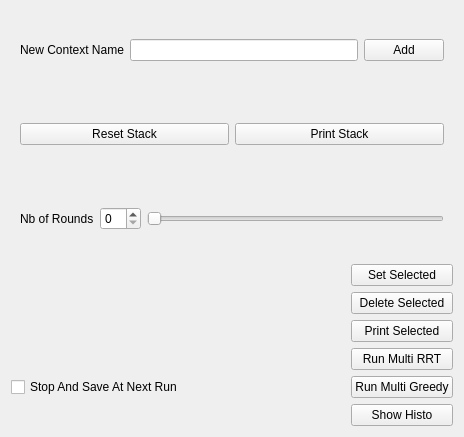
         <widget class="QWidget" name="scrollAreaWidgetContents_2">
          <property name="geometry">
           <rect>
            <x>0</x>
            <y>0</y>
            <width>464</width>
            <height>437</height>
           </rect>
          </property>
          <layout class="QVBoxLayout" name="verticalLayout_35">
           <item>
            <widget class="QWidget" name="widget_4" native="true">
             <property name="sizePolicy">
              <sizepolicy hsizetype="MinimumExpanding" vsizetype="Preferred">
               <horstretch>0</horstretch>
               <verstretch>0</verstretch>
              </sizepolicy>
             </property>
             <layout class="QHBoxLayout" name="horizontalLayout_5">
              <item>
               <widget class="QLabel" name="label_17">
                <property name="text">
                 <string>New Context Name</string>
                </property>
               </widget>
              </item>
              <item>
               <widget class="QLineEdit" name="lineEditContext"/>
              </item>
              <item>
               <widget class="QPushButton" name="pushButtonSaveContext">
                <property name="text">
                 <string>Add</string>
                </property>
               </widget>
              </item>
             </layout>
            </widget>
           </item>
           <item>
            <widget class="QWidget" name="widget_5" native="true">
             <property name="sizePolicy">
              <sizepolicy hsizetype="MinimumExpanding" vsizetype="Preferred">
               <horstretch>0</horstretch>
               <verstretch>0</verstretch>
              </sizepolicy>
             </property>
             <layout class="QHBoxLayout" name="horizontalLayout_6">
              <item>
               <widget class="QPushButton" name="pushButtonResetContext">
                <property name="text">
                 <string>Reset Stack</string>
                </property>
               </widget>
              </item>
              <item>
               <widget class="QPushButton" name="pushButtonPrintAllContext">
                <property name="text">
                 <string>Print Stack</string>
                </property>
               </widget>
              </item>
             </layout>
            </widget>
           </item>
           <item>
            <layout class="QVBoxLayout" name="multiRunLayout">
             <property name="sizeConstraint">
              <enum>QLayout::SetDefaultConstraint</enum>
             </property>
            </layout>
           </item>
           <item>
            <widget class="QWidget" name="widget_24" native="true">
             <layout class="QGridLayout" name="gridLayout_45">
              <item row="0" column="0">
               <widget class="QLabel" name="label_18">
                <property name="text">
                 <string>Nb of Rounds</string>
                </property>
               </widget>
              </item>
              <item row="0" column="1">
               <widget class="QSpinBox" name="spinBoxNbMutliRun"/>
              </item>
              <item row="0" column="2">
               <widget class="QSlider" name="horizontalSliderNbMutliRun">
                <property name="orientation">
                 <enum>Qt::Horizontal</enum>
                </property>
               </widget>
              </item>
             </layout>
            </widget>
           </item>
           <item>
            <layout class="QGridLayout" name="gridLayout_7">
             <item row="5" column="1">
              <widget class="QPushButton" name="pushButtonRunAllRRT">
               <property name="text">
                <string>Run Multi RRT</string>
               </property>
              </widget>
             </item>
             <item row="6" column="1">
              <widget class="QPushButton" name="pushButtonRunAllGreedy">
               <property name="text">
                <string>Run Multi Greedy</string>
               </property>
              </widget>
             </item>
             <item row="8" column="1">
              <widget class="QPushButton" name="pushButtonShowHisto">
               <property name="text">
                <string>Show Histo</string>
               </property>
              </widget>
             </item>
             <item row="6" column="0">
              <widget class="QCheckBox" name="checkBoxStopMultiRun">
               <property name="text">
                <string>Stop And Save At Next Run</string>
               </property>
              </widget>
             </item>
             <item row="5" column="0">
              <spacer name="horizontalSpacer_28">
               <property name="orientation">
                <enum>Qt::Horizontal</enum>
               </property>
               <property name="sizeHint" stdset="0">
                <size>
                 <width>40</width>
                 <height>20</height>
                </size>
               </property>
              </spacer>
             </item>
             <item row="2" column="1">
              <widget class="QPushButton" name="pushButtonPrintSelected">
               <property name="text">
                <string>Print Selected</string>
               </property>
              </widget>
             </item>
             <item row="0" column="1">
              <widget class="QPushButton" name="pushButtonSetSelected">
               <property name="text">
                <string>Set Selected</string>
               </property>
              </widget>
             </item>
             <item row="1" column="1">
              <widget class="QPushButton" name="pushButtonDeleteSelected">
               <property name="text">
                <string>Delete Selected</string>
               </property>
              </widget>
             </item>
            </layout>
           </item>
          </layout>
         </widget>
